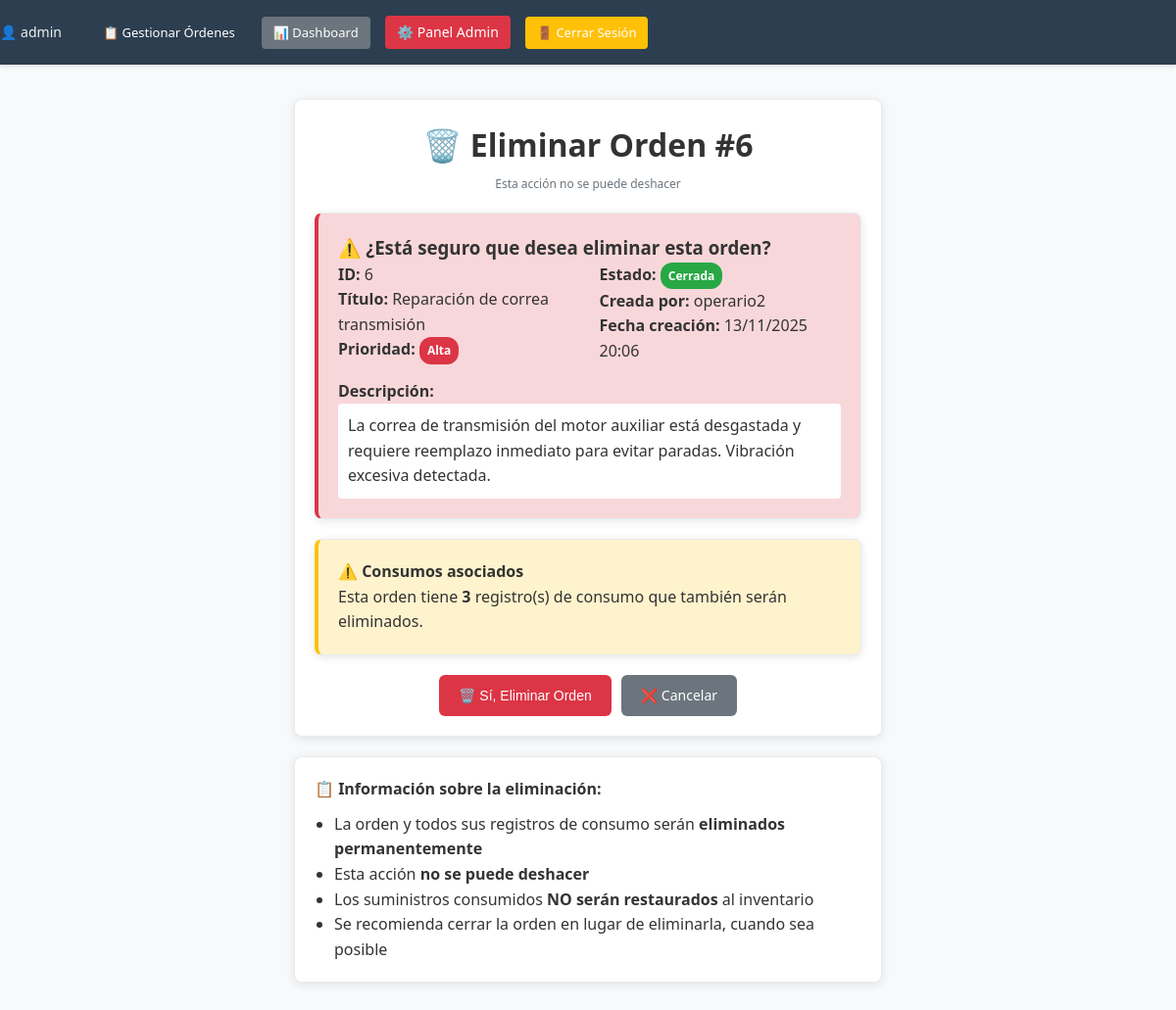
Screenshot of /orden/6/eliminar/ (signed in) with the database file from the repository.
### gestion_mantenimiento/models.py (models this page shows, shortened)
class OrdenDeTrabajo(models.Model):
    ESTADOS = [
        ('Pendiente', 'Pendiente'),
        ('En Progreso', 'En Progreso'),
        ('Cerrada', 'Cerrada'),
    ]
    PRIORIDADES = [
        ('Baja', 'Baja'),
        ('Media', 'Media'),
        ('Alta', 'Alta'),
    ]
    titulo = models.CharField(
        max_length=200,
        verbose_name="Título de la orden",
        help_text="Breve descripción del problema"
    )
    fecha = models.DateField(
        verbose_name="Fecha de reporte",
        help_text="Fecha en que se reporta la falla"
    )
    fecha_creacion = models.DateTimeField(
        auto_now_add=True,
        verbose_name="Fecha de creación en sistema"
    )
    descripcion_falla = models.TextField(
        verbose_name="Descripción de la falla",
        help_text="Describa en detalle la falla o problema (mínimo 20 caracteres)"
    )
    prioridad = models.CharField(
        max_length=10,
        choices=PRIORIDADES,
        default='Media',
        verbose_name="Nivel de prioridad"
    )
    estado = models.CharField(
        max_length=15,
        choices=ESTADOS,
        default='Pendiente',
        verbose_name="Estado actual"
    )
    operario_creador = models.ForeignKey(
        User,
        on_delete=models.CASCADE,
        related_name='ordenes_creadas',
        verbose_name="Operario que reporta"
    )
    operario_asignado = models.ForeignKey(
        User,
        on_delete=models.SET_NULL,
        null=True,
        blank=True,
        related_name='ordenes_asignadas',
        verbose_name="Operario asignado"
    )
    fecha_cierre_real = models.DateTimeField(
        null=True,
        blank=True,
        verbose_name="Fecha real de cierre"
    )
    class Meta:
        verbose_name = "Orden de Trabajo"
        verbose_name_plural = "Órdenes de Trabajo"
        ordering = ['-fecha_creacion']
        permissions = [
            ("can_close_order", "Puede cerrar órdenes de trabajo"),
        ]

### gestion_mantenimiento/views.py (the view, shortened to what this page needs)
# urls.py: path('orden/<int:orden_id>/eliminar/', views.eliminar_orden, name='eliminar_orden'),
@login_required
@permission_required('gestion_mantenimiento.delete_ordendetrabajo', raise_exception=True)
def eliminar_orden(request, orden_id):
    orden = get_object_or_404(OrdenDeTrabajo, id=orden_id)
    context = {
        'orden': orden,
        'titulo_pagina': f'Eliminar Orden #{orden_id}'
    }
    return render(request, 'gestion_mantenimiento/eliminar_orden.html', context)

### gestion_mantenimiento/templates/gestion_mantenimiento/eliminar_orden.html (shortened to what this page needs)
{% extends "gestion_mantenimiento/base.html" %}
{% block content %}
<div class="form-container">
    <div class="card">
        <div class="text-center mb-20">
            <h1>🗑️ Eliminar Orden #{{ orden.id }}</h1>
            <p class="form-text">Esta acción no se puede deshacer</p>
        </div>
        <div class="card" style="background: #f8d7da; border-left: 4px solid #dc3545;">
            <h3>⚠️ ¿Está seguro que desea eliminar esta orden?</h3>
            <div class="grid-2">
                <div>
                    <p><strong>ID:</strong> {{ orden.id }}</p>
                    <p><strong>Título:</strong> {{ orden.titulo }}</p>
                    <p><strong>Prioridad:</strong>
                        <span class="badge
                            {% if orden.prioridad == 'Alta' %}badge-danger
                            {% elif orden.prioridad == 'Media' %}badge-warning
                            {% else %}badge-success{% endif %}">
                            {{ orden.prioridad }}
                        </span>
                    </p>
                </div>
                <div>
                    <p><strong>Estado:</strong>
                        <span class="badge
                            {% if orden.estado == 'Pendiente' %}badge-warning
                            {% elif orden.estado == 'En Progreso' %}badge-info
                            {% else %}badge-success{% endif %}">
                            {{ orden.estado }}
                        </span>
                    </p>
                    <p><strong>Creada por:</strong> {{ orden.operario_creador.username }}</p>
                    <p><strong>Fecha creación:</strong> {{ orden.fecha_creacion|date:"d/m/Y H:i" }}</p>
                </div>
            </div>
            <div style="margin-top: 15px;">
                <p><strong>Descripción:</strong></p>
                <p style="background: white; padding: 10px; border-radius: 4px;">
                    {{ orden.descripcion_falla }}
                </p>
            </div>
        </div>
        {% if orden.consumos.all %}
        <div class="card mt-20" style="background: #fff3cd; border-left: 4px solid #ffc107;">
            <h4>⚠️ Consumos asociados</h4>
            <p>Esta orden tiene <strong>{{ orden.consumos.count }}</strong> registro(s) de consumo que también serán eliminados.</p>
        </div>
        {% endif %}
        <form method="post" style="margin-top: 20px;">
            <div style="display: flex; gap: 10px; justify-content: center;">
                <button type="submit" class="btn btn-danger" onclick="return confirm('¿Está ABSOLUTAMENTE seguro? Esta acción no se puede deshacer.')">
                    🗑️ Sí, Eliminar Orden
                </button>
                <a href="{% url 'gestion_mantenimiento:lista_ordenes' %}" class="btn btn-secondary">
                    ❌ Cancelar
                </a>
            </div>
        </form>
    </div>
    <div class="card mt-20">
        <h4>📋 Información sobre la eliminación:</h4>
        <ul style="margin-left: 20px; margin-top: 10px;">
            <li>La orden y todos sus registros de consumo serán <strong>eliminados permanentemente</strong></li>
            <li>Esta acción <strong>no se puede deshacer</strong></li>
            <li>Los suministros consumidos <strong>NO serán restaurados</strong> al inventario</li>
            <li>Se recomienda cerrar la orden en lugar de eliminarla, cuando sea posible</li>
        </ul>
    </div>
</div>
{% endblock %}

### gestion_mantenimiento/templates/gestion_mantenimiento/base.html (shortened to what this page needs)
<!DOCTYPE html>
<html lang="es">
<head>
</head>
<body>
    <nav class="navbar">
        <div class="navbar-nav">
            {% if user.is_authenticated %}
            <span class="user-info">👤 {{ user.username }}</span>
            {% if "Jefe de Taller" in user.groups.all|join:", " %}
            <a href="{% url 'gestion_mantenimiento:lista_ordenes' %}" class="btn btn-info"
                style="padding: 6px 12px; font-size: 13px;">
                📋 Gestionar Órdenes
            </a>
            {% endif %}
            {% if user.is_superuser or "Administrador" in user.groups.all|join:", " %}
            <a href="{% url 'gestion_mantenimiento:lista_ordenes' %}" class="btn btn-secondary"
                style="padding: 6px 12px; font-size: 13px;">
                📊 Dashboard
            </a>
            <a href="/admin/" target="_blank"
                style="background: #dc3545; color: white; padding: 6px 12px; border-radius: 4px; text-decoration: none;">
                ⚙️ Panel Admin
            </a>
            {% endif %}
            <a href="{% url 'gestion_mantenimiento:logout' %}" class="btn btn-warning"
                style="padding: 6px 12px; font-size: 13px;">
                🚪 Cerrar Sesión
            </a>
            {% else %}
            <a href="{% url 'gestion_mantenimiento:login' %}" class="btn btn-primary"
                style="padding: 6px 12px; font-size: 13px;">
                🔑 Iniciar Sesión
            </a>
            {% endif %}
        </div>
    </nav>
    <div class="container">
        {% block content %}
        {% endblock %}
    </div>
</body>
</html>

### gestion_mantenimiento/templates/gestion_mantenimiento/base.html (style rules this page uses)
* { margin: 0; padding: 0; box-sizing: border-box; }
body { font-family: 'Segoe UI', Tahoma, Geneva, Verdana, sans-serif; line-height: 1.6; color: #333; background-color: #f8f9fa; }
.container { max-width: 1200px; margin: 0 auto; padding: 20px; }
.navbar { background-color: #2c3e50; padding: 1rem 0; box-shadow: 0 2px 4px rgba(0,0,0,0.1); }
.navbar-nav { display: flex; gap: 15px; align-items: center; }
.navbar-nav a { color: white; text-decoration: none; padding: 8px 16px; border-radius: 4px; transition: background-color 0.3s; font-size: 14px; }
.user-info { color: #ecf0f1; margin-right: 15px; font-size: 14px; }
.btn { display: inline-block; padding: 10px 20px; border: none; border-radius: 6px; cursor: pointer; text-decoration: none; font-size: 14px; font-weight: 500; transition: all 0.3s; text-align: center; }
.btn-danger { background-color: #dc3545; color: white; }
.btn-warning { background-color: #ffc107; color: black; }
.btn-secondary { background-color: #6c757d; color: white; }
.card { background: white; border-radius: 8px; padding: 20px; margin: 15px 0; box-shadow: 0 2px 10px rgba(0,0,0,0.1); border: 1px solid #e9ecef; }
.form-container { max-width: 600px; margin: 0 auto; }
.form-text { font-size: 12px; color: #6c757d; margin-top: 4px; }
.text-center { text-align: center; }
.mt-20 { margin-top: 20px; }
.mb-20 { margin-bottom: 20px; }
.badge { display: inline-block; padding: 4px 8px; border-radius: 12px; font-size: 12px; font-weight: bold; }
.badge-success { background-color: #28a745; color: white; }
.badge-danger { background-color: #dc3545; color: white; }
.grid-2 { display: grid; grid-template-columns: 1fr 1fr; gap: 20px; }

### rows the page displays
OrdenDeTrabajo: id "6", titulo "Reparación de correa transmisión", prioridad "Alta", estado "Cerrada", operario_creador.username "operario2", fecha_creacion "13/11/2025 20:06", descripcion_falla "La correa de transmisión del motor auxiliar está desgastada y requiere reemplazo inmediato para evitar paradas. Vibración excesiva detectada.", consumos.count "3"

### other values shown
{{ user.username }} "admin"
